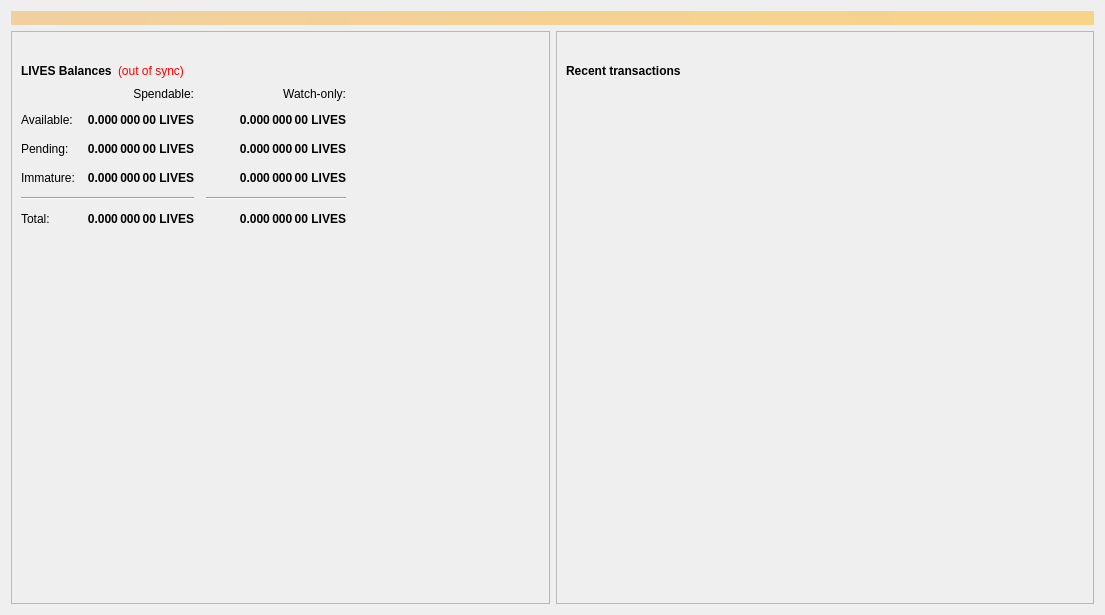
<?xml version="1.0" encoding="UTF-8"?>
<ui version="4.0">
 <class>OverviewPage</class>
 <widget class="QWidget" name="OverviewPage">
  <property name="geometry">
   <rect>
    <x>0</x>
    <y>0</y>
    <width>1105</width>
    <height>615</height>
   </rect>
  </property>
  <property name="minimumSize">
   <size>
    <width>960</width>
    <height>0</height>
   </size>
  </property>
  <property name="windowTitle">
   <string>Form</string>
  </property>
  <layout class="QVBoxLayout" name="topLayout">
   <item>
    <widget class="QLabel" name="labelAlerts">
     <property name="visible">
      <bool>false</bool>
     </property>
     <property name="styleSheet">
      <string notr="true">background-color: qlineargradient(x1: 0, y1: 0, x2: 1, y2: 0, stop:0 #F0D0A0, stop:1 #F8D488); color:#000000;</string>
     </property>
     <property name="wordWrap">
      <bool>true</bool>
     </property>
     <property name="margin">
      <number>3</number>
     </property>
    </widget>
   </item>
   <item>
    <layout class="QHBoxLayout" name="horizontalLayout" stretch="1,1">
     <item>
      <layout class="QVBoxLayout" name="verticalLayout_2">
       <item>
        <widget class="QFrame" name="frame">
         <property name="frameShape">
          <enum>QFrame::StyledPanel</enum>
         </property>
         <property name="frameShadow">
          <enum>QFrame::Raised</enum>
         </property>
         <layout class="QVBoxLayout" name="verticalLayout_4">
          <item>
           <spacer name="verticalSpacer">
            <property name="orientation">
             <enum>Qt::Vertical</enum>
            </property>
            <property name="sizeType">
             <enum>QSizePolicy::Minimum</enum>
            </property>
            <property name="sizeHint" stdset="0">
             <size>
              <width>20</width>
              <height>20</height>
             </size>
            </property>
           </spacer>
          </item>
          <item>
           <layout class="QHBoxLayout" name="horizontalLayout_4">
            <item>
             <widget class="QLabel" name="label_5">
              <property name="font">
               <font>
                <weight>75</weight>
                <bold>true</bold>
               </font>
              </property>
              <property name="text">
               <string>LIVES Balances</string>
              </property>
             </widget>
            </item>
            <item>
             <widget class="QLabel" name="labelWalletStatus">
              <property name="cursor">
               <cursorShape>WhatsThisCursor</cursorShape>
              </property>
              <property name="toolTip">
               <string>The displayed information may be out of date. Your wallet automatically synchronizes with the LIVEsCOIN network after a connection is established, but this process has not completed yet.</string>
              </property>
              <property name="styleSheet">
               <string notr="true">QLabel { color: red; }</string>
              </property>
              <property name="text">
               <string notr="true">(out of sync)</string>
              </property>
              <property name="alignment">
               <set>Qt::AlignLeading|Qt::AlignLeft|Qt::AlignVCenter</set>
              </property>
             </widget>
            </item>
            <item>
             <spacer name="horizontalSpacer_3">
              <property name="orientation">
               <enum>Qt::Horizontal</enum>
              </property>
              <property name="sizeHint" stdset="0">
               <size>
                <width>40</width>
                <height>20</height>
               </size>
              </property>
             </spacer>
            </item>
           </layout>
          </item>
          <item>
           <layout class="QGridLayout" name="gridLayout">
            <property name="spacing">
             <number>12</number>
            </property>
            <item row="2" column="2">
             <widget class="QLabel" name="labelWatchPending">
              <property name="font">
               <font>
                <weight>75</weight>
                <bold>true</bold>
               </font>
              </property>
              <property name="cursor">
               <cursorShape>IBeamCursor</cursorShape>
              </property>
              <property name="toolTip">
               <string>Unconfirmed transactions to watch-only addresses</string>
              </property>
              <property name="text">
               <string notr="true">0.000 000 00 LIVES</string>
              </property>
              <property name="alignment">
               <set>Qt::AlignRight|Qt::AlignTrailing|Qt::AlignVCenter</set>
              </property>
              <property name="textInteractionFlags">
               <set>Qt::LinksAccessibleByMouse|Qt::TextSelectableByKeyboard|Qt::TextSelectableByMouse</set>
              </property>
             </widget>
            </item>
            <item row="2" column="1">
             <widget class="QLabel" name="labelUnconfirmed">
              <property name="font">
               <font>
                <weight>75</weight>
                <bold>true</bold>
               </font>
              </property>
              <property name="cursor">
               <cursorShape>IBeamCursor</cursorShape>
              </property>
              <property name="toolTip">
               <string>Total of transactions that have yet to be confirmed, and do not yet count toward the spendable balance</string>
              </property>
              <property name="text">
               <string notr="true">0.000 000 00 LIVES</string>
              </property>
              <property name="alignment">
               <set>Qt::AlignRight|Qt::AlignTrailing|Qt::AlignVCenter</set>
              </property>
              <property name="textInteractionFlags">
               <set>Qt::LinksAccessibleByMouse|Qt::TextSelectableByKeyboard|Qt::TextSelectableByMouse</set>
              </property>
             </widget>
            </item>
            <item row="3" column="2">
             <widget class="QLabel" name="labelWatchImmature">
              <property name="font">
               <font>
                <weight>75</weight>
                <bold>true</bold>
               </font>
              </property>
              <property name="cursor">
               <cursorShape>IBeamCursor</cursorShape>
              </property>
              <property name="toolTip">
               <string>Staked or masternode rewards in watch-only addresses that has not yet matured</string>
              </property>
              <property name="text">
               <string notr="true">0.000 000 00 LIVES</string>
              </property>
              <property name="alignment">
               <set>Qt::AlignRight|Qt::AlignTrailing|Qt::AlignVCenter</set>
              </property>
              <property name="textInteractionFlags">
               <set>Qt::LinksAccessibleByMouse|Qt::TextSelectableByKeyboard|Qt::TextSelectableByMouse</set>
              </property>
             </widget>
            </item>
            <item row="4" column="0" colspan="2">
             <widget class="Line" name="lineSpendableBalance">
              <property name="orientation">
               <enum>Qt::Horizontal</enum>
              </property>
             </widget>
            </item>
            <item row="4" column="2">
             <widget class="Line" name="lineWatchBalance">
              <property name="sizePolicy">
               <sizepolicy hsizetype="Preferred" vsizetype="Fixed">
                <horstretch>0</horstretch>
                <verstretch>0</verstretch>
               </sizepolicy>
              </property>
              <property name="minimumSize">
               <size>
                <width>140</width>
                <height>0</height>
               </size>
              </property>
              <property name="orientation">
               <enum>Qt::Horizontal</enum>
              </property>
             </widget>
            </item>
            <item row="5" column="0">
             <widget class="QLabel" name="labelTotalText">
              <property name="text">
               <string>Total:</string>
              </property>
             </widget>
            </item>
            <item row="3" column="1">
             <widget class="QLabel" name="labelImmature">
              <property name="font">
               <font>
                <weight>75</weight>
                <bold>true</bold>
               </font>
              </property>
              <property name="cursor">
               <cursorShape>IBeamCursor</cursorShape>
              </property>
              <property name="toolTip">
               <string>Staked or masternode rewards that has not yet matured</string>
              </property>
              <property name="text">
               <string notr="true">0.000 000 00 LIVES</string>
              </property>
              <property name="alignment">
               <set>Qt::AlignRight|Qt::AlignTrailing|Qt::AlignVCenter</set>
              </property>
              <property name="textInteractionFlags">
               <set>Qt::LinksAccessibleByMouse|Qt::TextSelectableByKeyboard|Qt::TextSelectableByMouse</set>
              </property>
             </widget>
            </item>
            <item row="2" column="3">
             <spacer name="horizontalSpacer_2">
              <property name="orientation">
               <enum>Qt::Horizontal</enum>
              </property>
              <property name="sizeHint" stdset="0">
               <size>
                <width>40</width>
                <height>20</height>
               </size>
              </property>
             </spacer>
            </item>
            <item row="3" column="0">
             <widget class="QLabel" name="labelImmatureText">
              <property name="text">
               <string>Immature:</string>
              </property>
             </widget>
            </item>
            <item row="5" column="1">
             <widget class="QLabel" name="labelTotal">
              <property name="font">
               <font>
                <weight>75</weight>
                <bold>true</bold>
               </font>
              </property>
              <property name="cursor">
               <cursorShape>IBeamCursor</cursorShape>
              </property>
              <property name="toolTip">
               <string>Your current total balance</string>
              </property>
              <property name="text">
               <string notr="true">0.000 000 00 LIVES</string>
              </property>
              <property name="alignment">
               <set>Qt::AlignRight|Qt::AlignTrailing|Qt::AlignVCenter</set>
              </property>
              <property name="textInteractionFlags">
               <set>Qt::LinksAccessibleByMouse|Qt::TextSelectableByKeyboard|Qt::TextSelectableByMouse</set>
              </property>
             </widget>
            </item>
            <item row="5" column="2">
             <widget class="QLabel" name="labelWatchTotal">
              <property name="font">
               <font>
                <weight>75</weight>
                <bold>true</bold>
               </font>
              </property>
              <property name="cursor">
               <cursorShape>IBeamCursor</cursorShape>
              </property>
              <property name="toolTip">
               <string>Current total balance in watch-only addresses</string>
              </property>
              <property name="text">
               <string notr="true">0.000 000 00 LIVES</string>
              </property>
              <property name="alignment">
               <set>Qt::AlignRight|Qt::AlignTrailing|Qt::AlignVCenter</set>
              </property>
              <property name="textInteractionFlags">
               <set>Qt::LinksAccessibleByMouse|Qt::TextSelectableByKeyboard|Qt::TextSelectableByMouse</set>
              </property>
             </widget>
            </item>
            <item row="0" column="2">
             <widget class="QLabel" name="labelWatchonly">
              <property name="text">
               <string>Watch-only:</string>
              </property>
              <property name="alignment">
               <set>Qt::AlignRight|Qt::AlignTrailing|Qt::AlignVCenter</set>
              </property>
             </widget>
            </item>
            <item row="1" column="0">
             <widget class="QLabel" name="labelBalanceText">
              <property name="text">
               <string>Available:</string>
              </property>
             </widget>
            </item>
            <item row="1" column="1">
             <widget class="QLabel" name="labelBalance">
              <property name="font">
               <font>
                <weight>75</weight>
                <bold>true</bold>
               </font>
              </property>
              <property name="cursor">
               <cursorShape>IBeamCursor</cursorShape>
              </property>
              <property name="toolTip">
               <string>Your current spendable balance</string>
              </property>
              <property name="text">
               <string notr="true">0.000 000 00 LIVES</string>
              </property>
              <property name="alignment">
               <set>Qt::AlignRight|Qt::AlignTrailing|Qt::AlignVCenter</set>
              </property>
              <property name="textInteractionFlags">
               <set>Qt::LinksAccessibleByMouse|Qt::TextSelectableByKeyboard|Qt::TextSelectableByMouse</set>
              </property>
             </widget>
            </item>
            <item row="1" column="2">
             <widget class="QLabel" name="labelWatchAvailable">
              <property name="font">
               <font>
                <weight>75</weight>
                <bold>true</bold>
               </font>
              </property>
              <property name="cursor">
               <cursorShape>IBeamCursor</cursorShape>
              </property>
              <property name="toolTip">
               <string>Your current balance in watch-only addresses</string>
              </property>
              <property name="text">
               <string notr="true">0.000 000 00 LIVES</string>
              </property>
              <property name="alignment">
               <set>Qt::AlignRight|Qt::AlignTrailing|Qt::AlignVCenter</set>
              </property>
              <property name="textInteractionFlags">
               <set>Qt::LinksAccessibleByMouse|Qt::TextSelectableByKeyboard|Qt::TextSelectableByMouse</set>
              </property>
             </widget>
            </item>
            <item row="2" column="0">
             <widget class="QLabel" name="labelPendingText">
              <property name="text">
               <string>Pending:</string>
              </property>
             </widget>
            </item>
            <item row="0" column="1">
             <widget class="QLabel" name="labelSpendable">
              <property name="text">
               <string>Spendable:</string>
              </property>
              <property name="alignment">
               <set>Qt::AlignRight|Qt::AlignTrailing|Qt::AlignVCenter</set>
              </property>
             </widget>
            </item>
           </layout>
          </item>
          <item>
           <spacer name="verticalSpacer_4">
            <property name="orientation">
             <enum>Qt::Vertical</enum>
            </property>
            <property name="sizeHint" stdset="0">
             <size>
              <width>20</width>
              <height>40</height>
             </size>
            </property>
           </spacer>
          </item>
         </layout>
        </widget>
       </item>
      </layout>
     </item>
     <item>
      <layout class="QVBoxLayout" name="verticalLayout_3">
       <item>
        <widget class="QFrame" name="frame_2">
         <property name="frameShape">
          <enum>QFrame::StyledPanel</enum>
         </property>
         <property name="frameShadow">
          <enum>QFrame::Raised</enum>
         </property>
         <layout class="QVBoxLayout" name="verticalLayout">
          <item>
           <spacer name="verticalSpacer_3">
            <property name="orientation">
             <enum>Qt::Vertical</enum>
            </property>
            <property name="sizeType">
             <enum>QSizePolicy::Minimum</enum>
            </property>
            <property name="sizeHint" stdset="0">
             <size>
              <width>20</width>
              <height>20</height>
             </size>
            </property>
           </spacer>
          </item>
          <item>
           <layout class="QHBoxLayout" name="horizontalLayout_2">
            <item>
             <widget class="QLabel" name="label_4">
              <property name="font">
               <font>
                <weight>75</weight>
                <bold>true</bold>
               </font>
              </property>
              <property name="text">
               <string>Recent transactions</string>
              </property>
              <property name="alignment">
               <set>Qt::AlignLeading|Qt::AlignLeft|Qt::AlignVCenter</set>
              </property>
             </widget>
            </item>
            <item>
             <spacer name="horizontalSpacer">
              <property name="orientation">
               <enum>Qt::Horizontal</enum>
              </property>
              <property name="sizeHint" stdset="0">
               <size>
                <width>40</width>
                <height>20</height>
               </size>
              </property>
             </spacer>
            </item>
           </layout>
          </item>
          <item>
           <widget class="QListView" name="listTransactions">
            <property name="styleSheet">
             <string notr="true">QListView { background: transparent; }</string>
            </property>
            <property name="frameShape">
             <enum>QFrame::NoFrame</enum>
            </property>
            <property name="verticalScrollBarPolicy">
             <enum>Qt::ScrollBarAlwaysOff</enum>
            </property>
            <property name="horizontalScrollBarPolicy">
             <enum>Qt::ScrollBarAlwaysOff</enum>
            </property>
            <property name="selectionMode">
             <enum>QAbstractItemView::NoSelection</enum>
            </property>
           </widget>
          </item>
         </layout>
        </widget>
       </item>
      </layout>
     </item>
    </layout>
   </item>
  </layout>
 </widget>
 <resources/>
 <connections/>
</ui>
